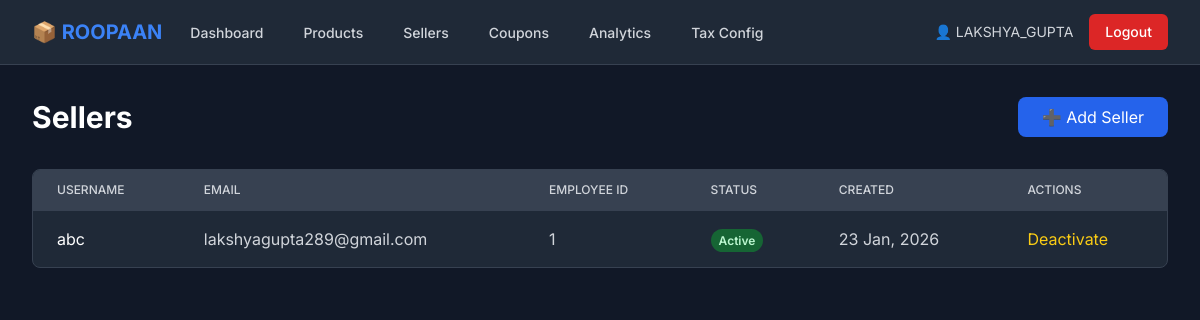
/inventory/sellers/ (signed in), run on the app's committed database.
### inventory/models.py (models this page shows, shortened)
class User(AbstractUser):
    USER_TYPE_CHOICES = [
        ('inventory', 'Inventory Manager'),
        ('seller', 'Seller'),
    ]
    user_type = models.CharField(max_length=20, choices=USER_TYPE_CHOICES, default='inventory')
    phone = models.CharField(max_length=15, blank=True, null=True)

class Seller(models.Model):
    user = models.OneToOneField(User, on_delete=models.CASCADE, related_name='seller_profile')
    employee_id = models.CharField(max_length=50, unique=True)
    is_active = models.BooleanField(default=True)
    created_at = models.DateTimeField(auto_now_add=True)
    created_by = models.ForeignKey(User, on_delete=models.SET_NULL, null=True, related_name='created_sellers')

### inventory/views.py (the view)
# urls.py: path('sellers/', views.seller_list, name='seller_list'),
@login_required
@user_passes_test(is_inventory_manager)
def seller_list(request):
    sellers = Seller.objects.all()
    return render(request, 'inventory/seller_list.html', {'sellers': sellers})

### inventory/views.py (called while the page is built)
def is_inventory_manager(user):
    return user.is_authenticated and user.user_type == 'inventory'

### templates/inventory/seller_list.html (shortened to what this page needs)
{% extends 'base.html' %}
{% block content %}
<div class="max-w-7xl mx-auto px-4 sm:px-6 lg:px-8 py-8">
    <div class="flex justify-between items-center mb-8">
        <h1 class="text-3xl font-bold text-white">Sellers</h1>
        <a href="{% url 'inventory:add_seller' %}" class="bg-blue-600 hover:bg-blue-700 text-white px-6 py-2 rounded-lg">
            ➕ Add Seller
        </a>
    </div>
    <div class="bg-gray-800 rounded-lg border border-gray-700 overflow-hidden">
        <table class="min-w-full divide-y divide-gray-700">
            <thead class="bg-gray-700">
                <tr>
                    <th class="px-6 py-3 text-left text-xs font-medium text-gray-300 uppercase">Username</th>
                    <th class="px-6 py-3 text-left text-xs font-medium text-gray-300 uppercase">Email</th>
                    <th class="px-6 py-3 text-left text-xs font-medium text-gray-300 uppercase">Employee ID</th>
                    <th class="px-6 py-3 text-left text-xs font-medium text-gray-300 uppercase">Status</th>
                    <th class="px-6 py-3 text-left text-xs font-medium text-gray-300 uppercase">Created</th>
                    <th class="px-6 py-3 text-left text-xs font-medium text-gray-300 uppercase">Actions</th>
                </tr>
            </thead>
            <tbody class="divide-y divide-gray-700">
                {% for seller in sellers %}
                <tr class="hover:bg-gray-700">
                    <td class="px-6 py-4 text-white">{{ seller.user.username }}</td>
                    <td class="px-6 py-4 text-gray-300">{{ seller.user.email }}</td>
                    <td class="px-6 py-4 text-gray-300">{{ seller.employee_id }}</td>
                    <td class="px-6 py-4">
                        {% if seller.is_active %}
                            <span class="px-2 py-1 text-xs font-semibold rounded-full bg-green-800 text-green-200">Active</span>
                        {% else %}
                            <span class="px-2 py-1 text-xs font-semibold rounded-full bg-red-800 text-red-200">Inactive</span>
                        {% endif %}
                    </td>
                    <td class="px-6 py-4 text-gray-300">{{ seller.created_at|date:"d M, Y" }}</td>
                    <td class="px-6 py-4">
                        <a href="{% url 'inventory:toggle_seller' seller.id %}" class="text-yellow-400 hover:text-yellow-300">
                            {% if seller.is_active %}Deactivate{% else %}Activate{% endif %}
                        </a>
                    </td>
                </tr>
                {% empty %}
                <tr>
                    <td colspan="6" class="px-6 py-8 text-center text-gray-400">No sellers added yet</td>
                </tr>
                {% endfor %}
            </tbody>
        </table>
    </div>
</div>
{% endblock %}

### templates/base.html (shortened to what this page needs)
<!DOCTYPE html>
<html lang="en" class="dark">
<head>
    <script src="https://cdn.tailwindcss.com"></script>
</head>
<body class="bg-gray-900 text-gray-100">
    {% if user.is_authenticated %}
    <nav class="bg-gray-800 border-b border-gray-700">
        <div class="max-w-7xl mx-auto px-4 sm:px-6 lg:px-8">
            <div class="flex justify-between h-16">
                <div class="flex">
                    <div class="flex-shrink-0 flex items-center">
                        <h1 class="text-xl font-bold text-blue-500">📦 ROOPAAN</h1>
                    </div>
                    <div class="hidden sm:ml-6 sm:flex sm:space-x-8">
                        {% if user.user_type == 'inventory' %}
                        <a href="{% url 'inventory:dashboard' %}" class="border-transparent text-gray-300 hover:border-gray-300 hover:text-white inline-flex items-center px-1 pt-1 border-b-2 text-sm font-medium">
                            Dashboard
                        </a>
                        <a href="{% url 'inventory:product_list' %}" class="border-transparent text-gray-300 hover:border-gray-300 hover:text-white inline-flex items-center px-1 pt-1 border-b-2 text-sm font-medium">
                            Products
                        </a>
                        <a href="{% url 'inventory:seller_list' %}" class="border-transparent text-gray-300 hover:border-gray-300 hover:text-white inline-flex items-center px-1 pt-1 border-b-2 text-sm font-medium">
                            Sellers
                        </a>
                        <a href="{% url 'inventory:coupon_list' %}" class="border-transparent text-gray-300 hover:border-gray-300 hover:text-white inline-flex items-center px-1 pt-1 border-b-2 text-sm font-medium">
                            Coupons
                        </a>
                        <a href="{% url 'analytics:dashboard' %}" class="border-transparent text-gray-300 hover:border-gray-300 hover:text-white inline-flex items-center px-1 pt-1 border-b-2 text-sm font-medium">
                            Analytics
                        </a>
                        <a href="{% url 'inventory:tax_config' %}" class="border-transparent text-gray-300 hover:border-gray-300 hover:text-white inline-flex items-center px-1 pt-1 border-b-2 text-sm font-medium">
                            Tax Config
                        </a>
                        {% endif %}
                    </div>
                </div>
                <div class="flex items-center">
                    <span class="text-gray-300 text-sm mr-4">👤 {{ user.username }}</span>
                    <a href="{% url 'logout' %}" class="bg-red-600 hover:bg-red-700 text-white px-4 py-2 rounded-md text-sm font-medium">
                        Logout
                    </a>
                </div>
            </div>
        </div>
    </nav>
    {% endif %}
    <main>
        {% block content %}
        {% endblock %}
    </main>
</body>
</html>

### templates/base.html (style rules this page uses)
body { font-family: 'Inter', sans-serif; }

### data on the page
User: username "LAKSHYA_GUPTA"
Seller: user.username "abc", user.email "lakshyagupta289@gmail.com", employee_id "1", is_active "Active", created_at "23 Jan, 2026"
